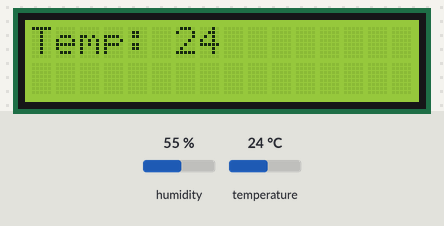
Simulated run of this program. Board: BBC micro:bit (MakeCode). On the bench: 16×2 character LCD. The inputs (shaded band) are chosen by the test bench; at power-on: humidity 55 %, temperature 24 °C.

Above: at 3.7 s.
3.8 s: humidity set to 22 %
At 5.2 s:
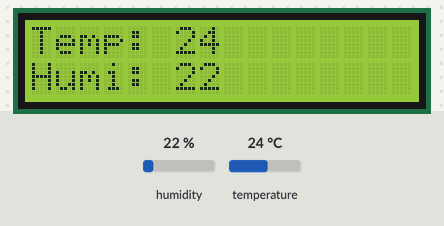
12.1 s: temperature set to 12 °C
At 15.2 s:
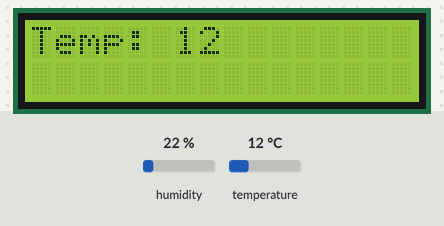
18.2 s: humidity set to 40 %
At 22.0 s:
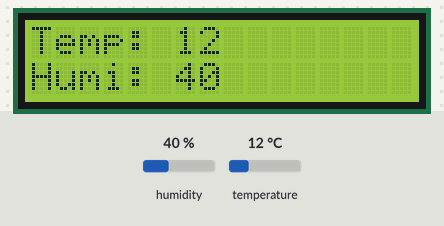
24.2 s: temperature set to 19 °C
At 27.2 s:
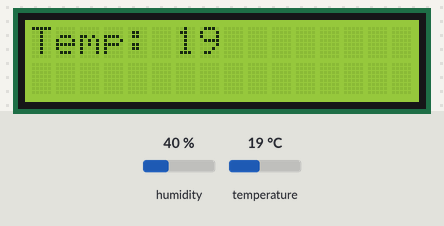
Timing chart, 0 to 28.7 s (numbered marks = the images above; inputs shaded):
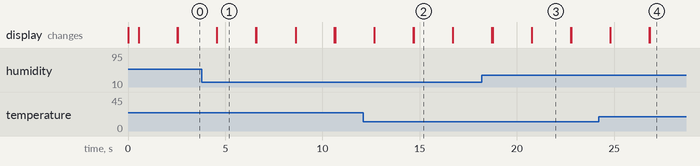

Measured:
- what the display in image 1 shows lasts 2.0 s, from 4.6 s to 6.6 s

The program:

main.ts
```typescript
I2C_LCD1602.LcdInit(0)
I2C_LCD1602.BacklightOff()
basic.pause(500)
I2C_LCD1602.BacklightOn()
I2C_LCD1602.ShowString("Hello", 0, 0)
I2C_LCD1602.ShowString("OSOYOO DHT11", 0, 1)
basic.pause(2000)
I2C_LCD1602.clear()
basic.forever(function () {
    I2C_LCD1602.ShowString("Temp:", 0, 0)
    I2C_LCD1602.ShowNumber(Environment.dht11value(Environment.DHT11Type.DHT11_temperature_C, DigitalPin.P8), 6, 0)
    basic.pause(2000)
    I2C_LCD1602.ShowString("Humi:", 0, 1)
    I2C_LCD1602.ShowNumber(Environment.dht11value(Environment.DHT11Type.DHT11_humidity, DigitalPin.P8), 6, 1)
    basic.pause(2000)
    I2C_LCD1602.clear()
})
```

test.ts
```typescript
// テストはここに来ます。このパッケージが拡張機能として使用されるときにはコンパイルされません。
```
